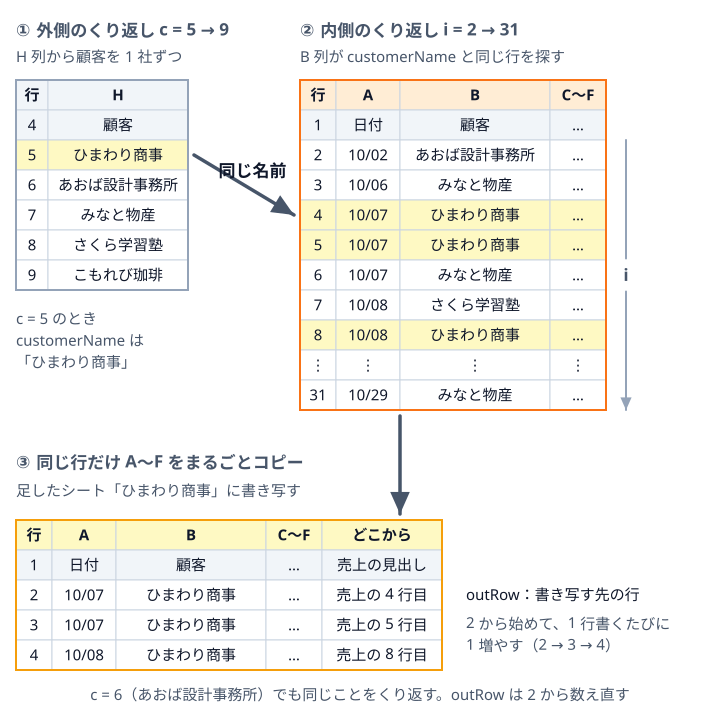

The script that saved this image:
"""4-2: SplitByCustomer のデータの動き。外側のくり返しで顧客を 1 社ずつ取り出し、
内側のくり返しで売上の行を上から見て、同じ顧客の行だけを顧客のシートの outRow 行目に写す
（SOURCE-PATH-GOAL + SPLITTING）。

キャンバスを表示幅（720px）にして、表の字（figtable）も表示どおりの大きさにしている。
"""
import sys
sys.path.insert(0, "/Users/seekseep/.claude/skills/genfig")
sys.path.insert(0, "../../../../tools")
from genfig import Canvas
from figtable import table

c = Canvas(720, 720)
H = 30
hit = "yellow"

# ① 外側のくり返し: H5:H9 の顧客名
c.text(16, 36, "① 外側のくり返し c = 5 → 9", scale="label", align="left")
c.text(16, 62, "H 列から顧客を 1 社ずつ", scale="body", align="left")
cy = 80
cust = table(c, 16, cy, [
    ["行", "H"],
    ["4", "顧客"],
    ["5", "ひまわり商事"],
    ["6", "あおば設計事務所"],
    ["7", "みなと物産"],
    ["8", "さくら学習塾"],
    ["9", "こもれび珈琲"],
], [32, 140], color="gray", h=H, scale="body",
    fills={(1, 0): "gray", (1, 1): "gray", (2, 0): hit, (2, 1): hit})
c.text(16, cy + H * 7 + 34, "c = 5 のとき\ncustomerName は\n「ひまわり商事」", scale="body", align="left")

# ② 内側のくり返し: 売上の行を上から
sx, sy = 300, 80
c.text(sx, 36, "② 内側のくり返し i = 2 → 31", scale="label", align="left")
c.text(sx, 62, "B 列が customerName と同じ行を探す", scale="body", align="left")
sales = table(c, sx, sy, [
    ["行", "A", "B", "C〜F"],
    ["1", "日付", "顧客", "…"],
    ["2", "10/02", "あおば設計事務所", "…"],
    ["3", "10/06", "みなと物産", "…"],
    ["4", "10/07", "ひまわり商事", "…"],
    ["5", "10/07", "ひまわり商事", "…"],
    ["6", "10/07", "みなと物産", "…"],
    ["7", "10/08", "さくら学習塾", "…"],
    ["8", "10/08", "ひまわり商事", "…"],
    ["⋮", "⋮", "⋮", "⋮"],
    ["31", "10/29", "みなと物産", "…"],
], [36, 64, 150, 56], color="orange", h=H, scale="body",
    fills={**{(1, k): "gray" for k in range(4)},
           **{(r, k): hit for r in (4, 5, 8) for k in range(4)}})
c.link((cust.right + 6, cy + H * 2.5), (sx - 6, sy + H * 4.5), label="同じ名前", label_pos="above")
c.link((sales.right + 20, sy + H * 2), (sales.right + 20, sy + H * 11), label="i", primary=False)

# ③ 写し先: 顧客のシート
ox, oy = 16, 520
c.text(ox, oy - 52, "③ 同じ行だけ A〜F をまるごとコピー", scale="label", align="left")
c.text(ox, oy - 24, "足したシート「ひまわり商事」に書き写す", scale="body", align="left")
out = table(c, ox, oy, [
    ["行", "A", "B", "C〜F", "どこから"],
    ["1", "日付", "顧客", "…", "売上の見出し"],
    ["2", "10/07", "ひまわり商事", "…", "売上の 4 行目"],
    ["3", "10/07", "ひまわり商事", "…", "売上の 5 行目"],
    ["4", "10/08", "ひまわり商事", "…", "売上の 8 行目"],
], [36, 64, 150, 56, 120], color="yellow", h=H, scale="body",
    fills={**{(1, k): "gray" for k in range(5)}})
c.link((400, sales.bottom + 6), (400, oy - 6))

nx = out.right + 24
c.text(nx, oy + H * 2 + 20, "outRow：書き写す先の行", scale="body", align="left", fill="#0f172a")
c.text(nx, oy + H * 3 + 18, "2 から始めて、1 行書くたびに\n1 増やす（2 → 3 → 4）", scale="body", align="left")
c.text(360, 700, "c = 6（あおば設計事務所）でも同じことをくり返す。outRow は 2 から数え直す",
       scale="body")
c.save("01-split-flow.svg")
